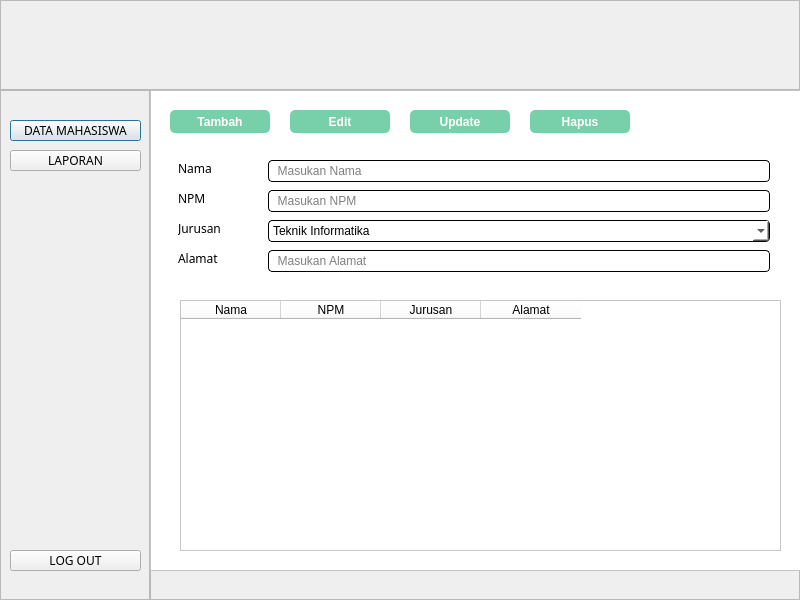
<?xml version="1.0" encoding="UTF-8"?>
<ui version="4.0">
 <class>Dialog</class>
 <widget class="QDialog" name="Dialog">
  <property name="geometry">
   <rect>
    <x>0</x>
    <y>0</y>
    <width>800</width>
    <height>600</height>
   </rect>
  </property>
  <property name="windowTitle">
   <string>Dialog</string>
  </property>
  <widget class="QFrame" name="frame">
   <property name="geometry">
    <rect>
     <x>0</x>
     <y>0</y>
     <width>800</width>
     <height>600</height>
    </rect>
   </property>
   <property name="styleSheet">
    <string notr="true"/>
   </property>
   <property name="frameShape">
    <enum>QFrame::StyledPanel</enum>
   </property>
   <property name="frameShadow">
    <enum>QFrame::Raised</enum>
   </property>
   <widget class="QFrame" name="frame_2">
    <property name="geometry">
     <rect>
      <x>0</x>
      <y>0</y>
      <width>800</width>
      <height>90</height>
     </rect>
    </property>
    <property name="frameShape">
     <enum>QFrame::StyledPanel</enum>
    </property>
    <property name="frameShadow">
     <enum>QFrame::Raised</enum>
    </property>
    <widget class="QLabel" name="label">
     <property name="geometry">
      <rect>
       <x>0</x>
       <y>0</y>
       <width>800</width>
       <height>90</height>
      </rect>
     </property>
     <property name="styleSheet">
      <string notr="true">border-image: url(:/images/img/header.png);</string>
     </property>
     <property name="text">
      <string/>
     </property>
    </widget>
   </widget>
   <widget class="QFrame" name="frame_3">
    <property name="geometry">
     <rect>
      <x>0</x>
      <y>90</y>
      <width>150</width>
      <height>511</height>
     </rect>
    </property>
    <property name="frameShape">
     <enum>QFrame::StyledPanel</enum>
    </property>
    <property name="frameShadow">
     <enum>QFrame::Raised</enum>
    </property>
    <widget class="QLabel" name="label_2">
     <property name="geometry">
      <rect>
       <x>0</x>
       <y>0</y>
       <width>150</width>
       <height>511</height>
      </rect>
     </property>
     <property name="styleSheet">
      <string notr="true">border-image: url(:/images/img/Navbar.png);</string>
     </property>
     <property name="text">
      <string/>
     </property>
    </widget>
    <widget class="QPushButton" name="dmahasiswabtn">
     <property name="geometry">
      <rect>
       <x>10</x>
       <y>30</y>
       <width>131</width>
       <height>21</height>
      </rect>
     </property>
     <property name="font">
      <font>
       <family>Poppins</family>
       <pointsize>9</pointsize>
       <weight>50</weight>
       <italic>false</italic>
       <bold>false</bold>
      </font>
     </property>
     <property name="styleSheet">
      <string notr="true">font: 9pt &quot;Poppins&quot;;

QPushButton #pushButton {
    background-color: qlineargradient(
        spread:pad, 
        x1:0, y1:0, 
        x2:1, y2:0, 
        stop:0 rgba(11, 131, 120, 219), 
        stop:1 rgba(85, 98, 112, 226)
    );
    color: rgba(255, 255, 255, 210);
    border-radius: 5px;
    border: none;
}

QPushButton #pushButton:hover {
    background-color: qlineargradient(
        spread:pad, 
        x1:0, y1:0, 
        x2:1, y2:0, 
        stop:0 rgba(150, 123, 111, 219), 
        stop:1 rgba(85, 81, 84, 226)
    );
}

QPushButton #pushButton:pressed {
    padding-left: 5px;
    padding-top: 5px;
    background-color: rgba(150, 123, 111, 255);
}</string>
     </property>
     <property name="text">
      <string>DATA MAHASISWA</string>
     </property>
    </widget>
    <widget class="QPushButton" name="laporanbtn">
     <property name="geometry">
      <rect>
       <x>10</x>
       <y>60</y>
       <width>131</width>
       <height>21</height>
      </rect>
     </property>
     <property name="font">
      <font>
       <family>Poppins</family>
       <pointsize>9</pointsize>
       <weight>50</weight>
       <italic>false</italic>
       <bold>false</bold>
      </font>
     </property>
     <property name="styleSheet">
      <string notr="true"/>
     </property>
     <property name="text">
      <string>LAPORAN</string>
     </property>
    </widget>
    <widget class="QPushButton" name="logoutbtn">
     <property name="geometry">
      <rect>
       <x>10</x>
       <y>460</y>
       <width>131</width>
       <height>21</height>
      </rect>
     </property>
     <property name="font">
      <font>
       <family>Poppins</family>
       <pointsize>9</pointsize>
       <weight>50</weight>
       <italic>false</italic>
       <bold>false</bold>
      </font>
     </property>
     <property name="styleSheet">
      <string notr="true"/>
     </property>
     <property name="text">
      <string>LOG OUT</string>
     </property>
    </widget>
   </widget>
   <widget class="QFrame" name="frame_4">
    <property name="geometry">
     <rect>
      <x>150</x>
      <y>570</y>
      <width>651</width>
      <height>30</height>
     </rect>
    </property>
    <property name="frameShape">
     <enum>QFrame::StyledPanel</enum>
    </property>
    <property name="frameShadow">
     <enum>QFrame::Raised</enum>
    </property>
    <widget class="QLabel" name="label_3">
     <property name="geometry">
      <rect>
       <x>0</x>
       <y>0</y>
       <width>651</width>
       <height>30</height>
      </rect>
     </property>
     <property name="font">
      <font>
       <pointsize>8</pointsize>
      </font>
     </property>
     <property name="styleSheet">
      <string notr="true">border-image: url(:/images/img/Footer.png);</string>
     </property>
     <property name="text">
      <string/>
     </property>
    </widget>
   </widget>
   <widget class="QFrame" name="frame_5">
    <property name="geometry">
     <rect>
      <x>150</x>
      <y>90</y>
      <width>651</width>
      <height>481</height>
     </rect>
    </property>
    <property name="styleSheet">
     <string notr="true">background-color: rgb(255, 255, 255);</string>
    </property>
    <property name="frameShape">
     <enum>QFrame::StyledPanel</enum>
    </property>
    <property name="frameShadow">
     <enum>QFrame::Raised</enum>
    </property>
    <widget class="QWidget" name="widget" native="true">
     <property name="geometry">
      <rect>
       <x>10</x>
       <y>10</y>
       <width>631</width>
       <height>461</height>
      </rect>
     </property>
     <property name="styleSheet">
      <string notr="true">background-color: rgb(255, 255, 255);</string>
     </property>
     <widget class="QLabel" name="label_4">
      <property name="geometry">
       <rect>
        <x>18</x>
        <y>60</y>
        <width>71</width>
        <height>16</height>
       </rect>
      </property>
      <property name="font">
       <font>
        <family>Poppins</family>
        <pointsize>9</pointsize>
        <weight>50</weight>
        <italic>false</italic>
        <bold>false</bold>
       </font>
      </property>
      <property name="styleSheet">
       <string notr="true">font: 9pt &quot;Poppins&quot;;
color: #000;
font-style: normal;
font-weight: 400;
line-height: normal;</string>
      </property>
      <property name="text">
       <string>Nama</string>
      </property>
     </widget>
     <widget class="QPushButton" name="tambahbtn">
      <property name="geometry">
       <rect>
        <x>10</x>
        <y>10</y>
        <width>100</width>
        <height>23</height>
       </rect>
      </property>
      <property name="styleSheet">
       <string notr="true">QPushButton#tambahbtn {
    background-color: #77D0AA;
    color: white;
    border-radius: 5px;
    font-family: &quot;Poppins&quot;;
    font-size: 9pt;
    font-weight: 700;
    line-height: normal;
    transition: all 0.3s ease;
}

QPushButton#tambahbtn:hover {
    background-color: #55B69F;
    transform: scale(1.1);  
}

QPushButton#tambahbtn:pressed {
    background-color: #4A9D83;
    transform: scale(0.95);
    box-shadow: 0 4px 6px rgba(0, 0, 0, 0.2);
}
</string>
      </property>
      <property name="text">
       <string>Tambah</string>
      </property>
     </widget>
     <widget class="QPushButton" name="editbtn">
      <property name="geometry">
       <rect>
        <x>130</x>
        <y>10</y>
        <width>100</width>
        <height>23</height>
       </rect>
      </property>
      <property name="styleSheet">
       <string notr="true">QPushButton#editbtn {
    background-color: #77D0AA;
    color: white;
    border-radius: 5px;
    font-family: &quot;Poppins&quot;;
    font-size: 9pt;
    font-weight: 700;
    line-height: normal;
    transition: all 0.3s ease;
}

QPushButton#editbtn:hover {
    background-color: #55B69F;
    transform: scale(1.1);  
}

QPushButton#editbtn:pressed {
    background-color: #4A9D83;
    transform: scale(0.95);
    box-shadow: 0 4px 6px rgba(0, 0, 0, 0.2);
}</string>
      </property>
      <property name="text">
       <string>Edit</string>
      </property>
     </widget>
     <widget class="QPushButton" name="updatebtn">
      <property name="geometry">
       <rect>
        <x>250</x>
        <y>10</y>
        <width>100</width>
        <height>23</height>
       </rect>
      </property>
      <property name="styleSheet">
       <string notr="true">QPushButton#updatebtn {
    background-color: #77D0AA;
    color: white;
    border-radius: 5px;
    font-family: &quot;Poppins&quot;;
    font-size: 9pt;
    font-weight: 700;
    line-height: normal;
    transition: all 0.3s ease;
}

QPushButton#updatebtn:hover {
    background-color: #55B69F;
    transform: scale(1.1);  
}

QPushButton#updatebtn:pressed {
    background-color: #4A9D83;
    transform: scale(0.95);
    box-shadow: 0 4px 6px rgba(0, 0, 0, 0.2);
}</string>
      </property>
      <property name="text">
       <string>Update</string>
      </property>
     </widget>
     <widget class="QPushButton" name="hapusbtn">
      <property name="geometry">
       <rect>
        <x>370</x>
        <y>10</y>
        <width>100</width>
        <height>23</height>
       </rect>
      </property>
      <property name="styleSheet">
       <string notr="true">QPushButton#hapusbtn {
    background-color: #77D0AA;
    color: white;
    border-radius: 5px;
    font-family: &quot;Poppins&quot;;
    font-size: 9pt;
    font-weight: 700;
    line-height: normal;
    transition: all 0.3s ease;
}

QPushButton#hapusbtn:hover {
    background-color: #55B69F;
    transform: scale(1.1);  
}

QPushButton#hapusbtn:pressed {
    background-color: #4A9D83;
    transform: scale(0.95);
    box-shadow: 0 4px 6px rgba(0, 0, 0, 0.2);
}</string>
      </property>
      <property name="text">
       <string>Hapus</string>
      </property>
     </widget>
     <widget class="QLineEdit" name="lineNama">
      <property name="geometry">
       <rect>
        <x>108</x>
        <y>60</y>
        <width>502</width>
        <height>22</height>
       </rect>
      </property>
      <property name="styleSheet">
       <string notr="true">font: 9pt &quot;Poppins&quot;;
flex-shrink: 0;
border-radius: 4px;
border: 0.5px solid #000;

background: #FFF;</string>
      </property>
      <property name="text">
       <string/>
      </property>
      <property name="placeholderText">
       <string>  Masukan Nama</string>
      </property>
     </widget>
     <widget class="QLabel" name="label_5">
      <property name="geometry">
       <rect>
        <x>18</x>
        <y>90</y>
        <width>71</width>
        <height>16</height>
       </rect>
      </property>
      <property name="font">
       <font>
        <family>Poppins</family>
        <pointsize>9</pointsize>
        <weight>50</weight>
        <italic>false</italic>
        <bold>false</bold>
       </font>
      </property>
      <property name="styleSheet">
       <string notr="true">font: 9pt &quot;Poppins&quot;;
color: #000;
font-style: normal;
font-weight: 400;
line-height: normal;</string>
      </property>
      <property name="text">
       <string>NPM</string>
      </property>
     </widget>
     <widget class="QLineEdit" name="lineNpminput">
      <property name="geometry">
       <rect>
        <x>108</x>
        <y>90</y>
        <width>502</width>
        <height>22</height>
       </rect>
      </property>
      <property name="styleSheet">
       <string notr="true">font: 9pt &quot;Poppins&quot;;
flex-shrink: 0;
border-radius: 4px;
border: 0.5px solid #000;

background: #FFF;</string>
      </property>
      <property name="text">
       <string/>
      </property>
      <property name="placeholderText">
       <string>  Masukan NPM</string>
      </property>
     </widget>
     <widget class="QLabel" name="label_6">
      <property name="geometry">
       <rect>
        <x>18</x>
        <y>120</y>
        <width>71</width>
        <height>16</height>
       </rect>
      </property>
      <property name="font">
       <font>
        <family>Poppins</family>
        <pointsize>9</pointsize>
        <weight>50</weight>
        <italic>false</italic>
        <bold>false</bold>
        <underline>false</underline>
       </font>
      </property>
      <property name="styleSheet">
       <string notr="true">font: 9pt &quot;Poppins&quot;;
color: #000;
font-style: normal;
font-weight: 400;
line-height: normal;</string>
      </property>
      <property name="text">
       <string>Jurusan</string>
      </property>
     </widget>
     <widget class="QComboBox" name="cmbJurusan">
      <property name="geometry">
       <rect>
        <x>108</x>
        <y>120</y>
        <width>502</width>
        <height>22</height>
       </rect>
      </property>
      <property name="styleSheet">
       <string notr="true">font: 9pt &quot;Poppins&quot;;
border-radius: 4px;
border: 0.5px solid #000;

background: #FFF;</string>
      </property>
      <property name="editable">
       <bool>false</bool>
      </property>
      <item>
       <property name="text">
        <string>Teknik Informatika</string>
       </property>
      </item>
      <item>
       <property name="text">
        <string>Manajemen</string>
       </property>
      </item>
      <item>
       <property name="text">
        <string>Hukum</string>
       </property>
      </item>
      <item>
       <property name="text">
        <string>Ekonomi</string>
       </property>
      </item>
     </widget>
     <widget class="QLabel" name="label_7">
      <property name="geometry">
       <rect>
        <x>18</x>
        <y>150</y>
        <width>71</width>
        <height>16</height>
       </rect>
      </property>
      <property name="font">
       <font>
        <family>Poppins</family>
        <pointsize>9</pointsize>
        <weight>50</weight>
        <italic>false</italic>
        <bold>false</bold>
        <underline>false</underline>
       </font>
      </property>
      <property name="styleSheet">
       <string notr="true">font: 9pt &quot;Poppins&quot;;
color: #000;
font-style: normal;
font-weight: 400;
line-height: normal;</string>
      </property>
      <property name="text">
       <string>Alamat</string>
      </property>
     </widget>
     <widget class="QLineEdit" name="lineAlamat">
      <property name="geometry">
       <rect>
        <x>108</x>
        <y>150</y>
        <width>502</width>
        <height>22</height>
       </rect>
      </property>
      <property name="styleSheet">
       <string notr="true">font: 9pt &quot;Poppins&quot;;
flex-shrink: 0;
border-radius: 4px;
border: 0.5px solid #000;

background: #FFF;</string>
      </property>
      <property name="text">
       <string/>
      </property>
      <property name="placeholderText">
       <string>  Masukan Alamat</string>
      </property>
     </widget>
     <widget class="QTableWidget" name="tbldmahasiswa">
      <property name="geometry">
       <rect>
        <x>20</x>
        <y>200</y>
        <width>601</width>
        <height>251</height>
       </rect>
      </property>
      <property name="styleSheet">
       <string notr="true">font: 9pt &quot;Poppins&quot;;
color: #000;
font-style: normal;
font-weight: 400;
line-height: normal;</string>
      </property>
      <column>
       <property name="text">
        <string>Nama</string>
       </property>
      </column>
      <column>
       <property name="text">
        <string>NPM</string>
       </property>
      </column>
      <column>
       <property name="text">
        <string>Jurusan</string>
       </property>
      </column>
      <column>
       <property name="text">
        <string>Alamat</string>
       </property>
      </column>
     </widget>
    </widget>
   </widget>
  </widget>
 </widget>
 <resources>
  <include location="../res.qrc"/>
 </resources>
 <connections/>
</ui>
